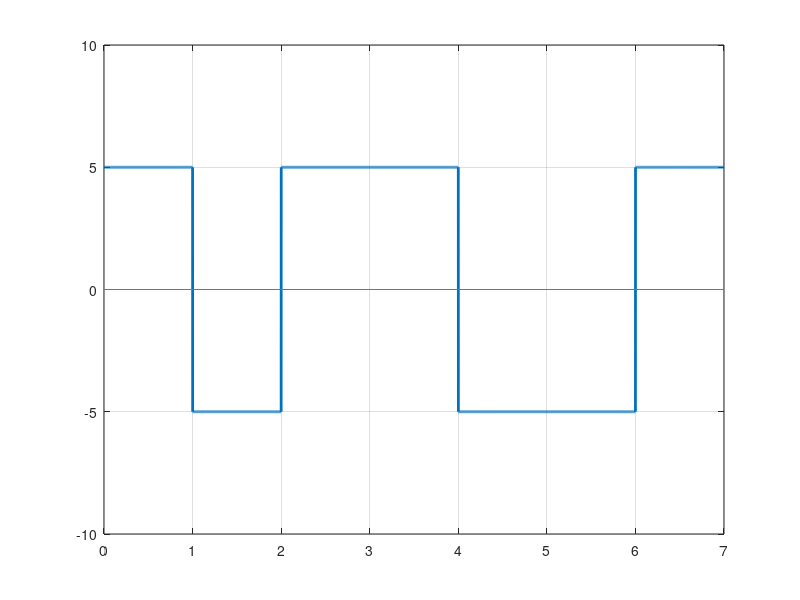

This chart was generated by the following MATLAB code:
clc; #... Clear command line
clear all; #... Clear variables
close all; #... Clear figures

bits = [1 0 1 1 0 0 1]; #0-> Low voltage 1-> High voltage

#... Modulation
bitrate = 1;
voltage = 5;

sampling_rate = 1000;
sampling_time = 1/sampling_rate;

end_time = length(bits)/bitrate;
time = 0:sampling_time:end_time;

index = 1;

for i = 1:length(time)
    if bits(index) == 1
        modulation(i) = voltage;
    else
        modulation(i) = -voltage;
    endif
    if time(i)*bitrate >= index
        index = index+1;
    endif
endfor

plot(time, modulation, 'LineWidth',2);
axis([0 end_time -voltage-5 voltage+5]);
line([0 end_time], [0,0]);
grid on;

#... Demodulation
index = 1;

for i = 1:length(modulation)
    if modulation(i) == voltage
        demodultaion(index) = 1;
    else
        demodultaion(index) = 0;
    endif
    if time(i)*bitrate >= index
        index = index+1;
    endif
endfor

disp(demodultaion);
